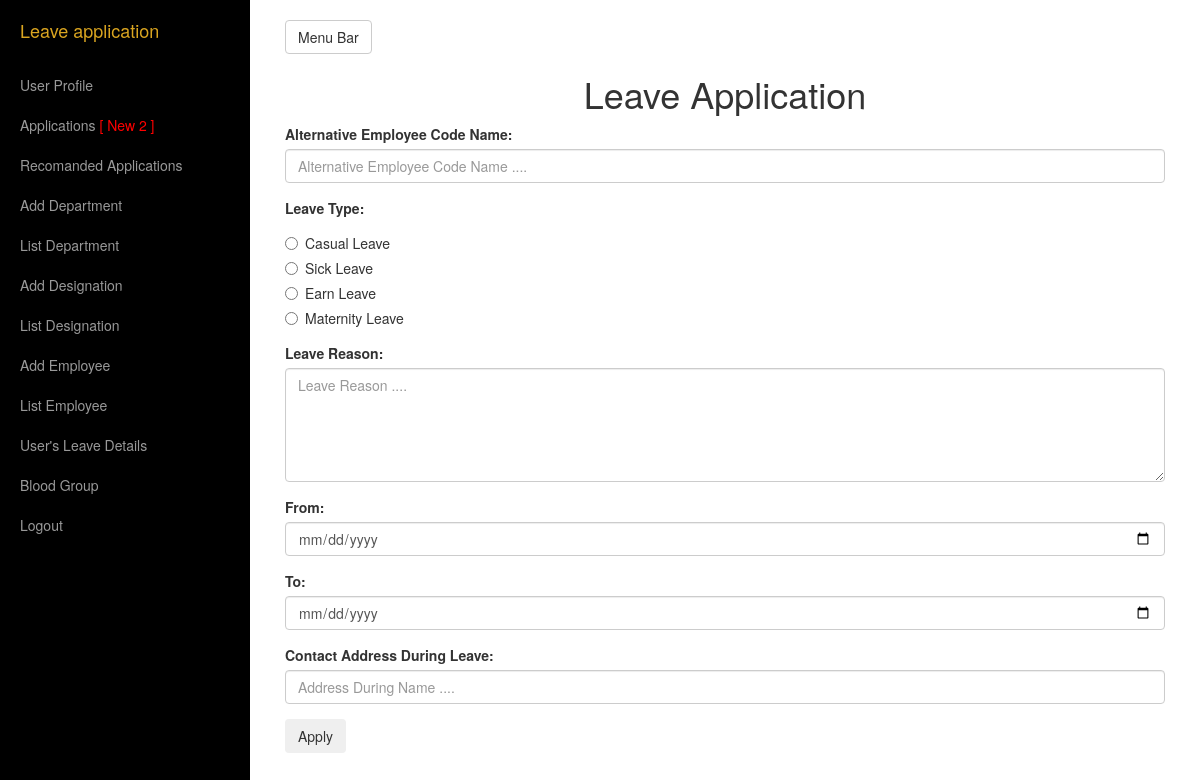
Page /view/LeaveApplication.php (signed in) on the committed database.
### tables this page shows
CREATE TABLE `leavedetails` (
  `lId` tinyint(4) NOT NULL,
  `lType` varchar(30) DEFAULT NULL,
  `lTotalDays` int(11) DEFAULT NULL,
  `lEmployeeCodeNumberWhoAddLeave` varchar(45) DEFAULT NULL
);

### model/DbOperationModel.php (called while the page is built, shortened)
<?php include("ConnectionModel.php"); ?>
<?php
	class DbOperation
	{
		function dbSelect($columnsName,$tablesName,$conditions)
		{
			$objConnection = new Connection();
			$objConnection->dbConnection();
			$con = $objConnection->con;
			$result = mysqli_query($con, "SELECT DISTINCT ".$columnsName." FROM ".$tablesName." WHERE ".$conditions);
			return $result;
		}
		function dbSelectAll($columnsName,$tablesName,$conditions)
		{
			$objConnection = new Connection();
			$objConnection->dbConnection();
			$con = $objConnection->con;
			$result = mysqli_query($con, "SELECT ".$columnsName." FROM ".$tablesName." WHERE ".$conditions);
			return $result;
		}
		function getForRecomandationNumber()
		{
			$objDbOperation = new DbOperation();
			$columnsName = "COUNT(lIsRecomanded)";
			$tablesName = "employeeleaveapplicationdetails";
			$conditions = "lIsRecomanded = 0";
			$result = $objDbOperation->dbSelectAll($columnsName,$tablesName,$conditions);
			return $result;
		}
		function getRecomandationNumber()
		{
			$objDbOperation = new DbOperation();
			$columnsName = "COUNT(lIsRecomanded)";
			$tablesName = "employeeleaveapplicationdetails";
			$conditions = "lIsRecomanded = 1 AND lIsApproved = 0";
			$result = $objDbOperation->dbSelectAll($columnsName,$tablesName,$conditions);
			return $result;
		}
	}
?>

### model/ConnectionModel.php (called while the page is built, shortened)
<?php
	class Connection
	{
		function dbConnection()
		{
			$serverName = "localhost";
			$userName = "root";
			$password = "";
			$con = mysqli_connect($serverName, $userName, $password);
			mysqli_select_db($con, "leaveapp");
			$this->con=$con;
		}
	}
?>

### model/LeaveApplicationModel.php (called while the page is built, shortened)
<?php include("DbOperationModel.php");?>
<?php
	class LeaveApplication extends DbOperation
	{
		function getLeaveType()
		{
			$objDbOperation = new DbOperation();
			$columnsName = "*";
			$tablesName = "leavedetails";
			$conditions = "1";
			$result = $objDbOperation->dbSelect($columnsName,$tablesName,$conditions);
			return $result;
		}
	}
?>

### view/LeaveApplication.php (the view, shortened to what this page needs)
<?php include("../model/LeaveApplicationModel.php");
	if(isset($_SESSION['officeUserName']))
	{
	if ($_SESSION['empType'] == 2 || $_SESSION['empType'] == 1)
	{
?>
		<!DOCTYPE html>
		<html lang="en">
		<head>
			<link href="../assets/bootstrap/css/bootstrap.min.css" rel="stylesheet">
			<link href="../assets/css/simple-sidebar.css" rel="stylesheet">
		</head>
		<body>
			<div id="wrapper">
				<div id="sidebar-wrapper">
					<ul class="sidebar-nav">
						<li class="sidebar-brand">
							<a href="LeaveApplication.php" style="color:#DAA520;">Leave application</a>
						</li>
						<li>
							<a href="UserProfile.php">User Profile</a>
						</li>
							<?php
							$objLeaveApplication = new LeaveApplication();
							$result = $objLeaveApplication->getForRecomandationNumber();
							while($row = mysqli_fetch_array($result))
							{
							?>
						<li>
							<a href="Applications.php">Applications <span style="color:red"><?php if($row['COUNT(lIsRecomanded)'] != 0){ ?>[ New <?php echo $row['COUNT(lIsRecomanded)']; ?> ]<?php } ?></span></a>
						</li>
							<?php
							}
							$objLeaveApplication = new LeaveApplication();
							$result = $objLeaveApplication->getRecomandationNumber();
							while($row = mysqli_fetch_array($result))
							{
							?>
						<li>
							<a href="RecomandedApplications.php">Recomanded Applications<span style="color:red"><?php if($row['COUNT(lIsRecomanded)'] != 0){ ?> [ New <?php echo $row['COUNT(lIsRecomanded)']; ?> ]<?php } ?></span></a>
						</li>
							<?php
							}
							?>
						<li>
							<a href="AddDepartment.php">Add Department</a>
						</li>
						<li>
							<a href="ListDepartment.php">List Department</a>
						</li>
						<li>
							<a href="AddDesignation.php">Add Designation</a>
						</li>
						<li>
							<a href="ListDesignation.php">List Designation</a>
						</li>
						<li>
							<a href="AddEmployee.php">Add Employee</a>
						</li>
						<li>
							<a href="ListEmployee.php">List Employee</a>
						</li>
						<li>
							<a href="UsersLeaveDetails.php">User's Leave Details</a>
						</li>
						<li>
							<a href="ListOfUserBlood.php">Blood Group</a>
						</li>
						<li>
							<a href="../controller/LogoutController.php">Logout</a>
						</li>
					</ul>
				</div>
				<div id="page-content-wrapper">
					<div class="container-fluid">
						<div class="row">
							<div class="col-lg-12">
								<a href="#menu-toggle" class="btn btn-default" id="menu-toggle">Menu Bar</a>
								<h1 align="center">Leave Application</h1>
								<?php
									if (isset($_SESSION['checkLeave']))
									{
										if($_SESSION['checkLeave'] == 1)
										{
											$empCodeName = $_SESSION['officeUserName'];
											$altEmpCodeName = $_SESSION['livAltEmpCode'];
											$empLeaveType = $_SESSION['livEmplivType'];
											$empLeaveReason = $_SESSION['livReason'];
											$empLeaveFrom = $_SESSION['livEmplivFrom'];
											$empLeaveTo = $_SESSION['livEmplivTo'];
											$empAddress = $_SESSION['livAddress'];
											$empLeaveDays = $_SESSION['LeaveDays'];
											unset($_SESSION['checkLeave']);
											unset($_SESSION['livAltEmpCode']);
											unset($_SESSION['livEmplivType']);
											unset($_SESSION['livReason']);
											unset($_SESSION['livEmplivFrom']);
											unset($_SESSION['livEmplivTo']);
											unset($_SESSION['livAddress']);
											unset($_SESSION['LeaveDays']);
											?>
											<form role="form" action="../controller/LeaveApplicationController.php" method="post" >
												<h3 align="center" class="text-warning">You Can Update Before Final Submission</h3>
												<div class="form-group">
													<label for="livDate">Date: </label>
													<input type="text" class="form-control" value="<?php echo date("l")." ".date("Y/m/d"); ?>" name="livDate" id="livDate" readonly>
												</div>
												<?php
													$objLeaveApplication = new LeaveApplication();
													$singleResult = $objLeaveApplication->getSingleEmpInfo($empCodeName);
													while ($empResult = mysqli_fetch_array($singleResult))
													{
													?>
												<div class="form-group">
													<label for="livEmpName">Employee Name: </label>
													<input type="text" class="form-control" value="<?php echo $empResult['eFirstName']." ".$empResult['eLastName']; ?>" name="livEmpName" id="livEmpName" readonly>
												</div>
												<div class="form-group">
													<label for="livEmpCode">Employee Code Name: </label>
													<input type="text" class="form-control" value="<?php echo $empResult['eEmployeeCodeNumber']; ?>" name="livEmpCode" id="livEmpCode" readonly>
												</div>
												<div class="form-group">
													<label for="livEmpDptName">Employee Department Name: </label>
													<input type="text" class="form-control" value="<?php echo $empResult['dptName']; ?>" name="livEmpDptName" id="livEmpDptName" readonly>
												</div>
												<div class="form-group">
													<label for="livEmpDesiName">Employee Designation Name: </label>
													<input type="text" class="form-control" value="<?php echo $empResult['desiDesignationName']; ?>" name="livEmpDesiName" id="livEmpDesiName" readonly>
												</div>
												<?php
													}
												?>
												<div class="form-group">
												<label for="livType">Leave Type: </label>
												<?php
													$objLeaveApplication = new LeaveApplication();
													$singleResult = $objLeaveApplication->getLeaveType();
													while ($empResult = mysqli_fetch_array($singleResult))
													{
													?>
														<div class="radio">
															<label><input type="radio" name="livType" value="<?php echo $empResult['lId']; ?>" required><?php echo $empResult['lType']; ?></label>
														</div>
													<?php
													}
													?>
												</div>
												<div class="form-group">
													<label for="livEmpAddress">Contact Address During Leave: </label>
													<input type="text" class="form-control" value="<?php echo $empAddress; ?>" name="livEmpAddress" id="livEmpAddress" required>
												</div>
												<div class="form-group">
													<label for="livEmpReason">Reason: </label>
													<input type="text" class="form-control" value="<?php echo $empLeaveReason; ?>" name="livEmpReason" id="livEmpReason" required>
												</div>
												<div class="form-group">
													<label for="livEmpFrom">From: </label>
													<input type="date" class="form-control" value="<?php echo $empLeaveFrom; ?>" name="livEmpFrom" id="livEmpFrom" required>
												</div>
												<div class="form-group">
													<label for="livEmpTo">To: </label>
													<input type="date" class="form-control" value="<?php echo $empLeaveTo; ?>" name="livEmpTo" id="livEmpTo" required>
												</div>
												<div class="form-group">
													<label for="livEmpPeriod">Period of Days: </label>
													<input type="text" class="form-control" value="<?php echo $empLeaveDays; ?>" name="livEmpPeriod" id="livEmpPeriod" required>
												</div>
												<?php
													$objLeaveApplication = new LeaveApplication();
													$singleResult = $objLeaveApplication->getSingleEmpInfo($altEmpCodeName);
													while ($empResult = mysqli_fetch_array($singleResult))
													{
													?>
												<div class="form-group">
													<label for="livAltEmployeeCode">Alternative Employee Code Name: </label>
													<input type="text" class="form-control" value="<?php echo $empResult['eEmployeeCodeNumber']; ?>" name="livAltEmployeeCode" id="livAltEmployeeCode" required>
												</div>
												<div class="form-group">
													<label for="livAltEmpName">Alternative Employee Name: </label>
													<input type="text" class="form-control" value="<?php echo $empResult['eFirstName']." ".$empResult['eLastName']; ?>" name="livAltEmpName" id="livAltEmpName" required>
												</div>
												<div class="form-group">
													<label for="livAltEmpDptName">Alternative Employee Department Name: </label>
													<input type="text" class="form-control" value="<?php echo $empResult['dptName']; ?>" name="livAltEmpDptName" id="livAltEmpDptName" required>
												</div>
												<div class="form-group">
													<label for="livAltEmpDesiName">Alternative Employee Designation Name: </label>
													<input type="text" class="form-control" value="<?php echo $empResult['desiDesignationName']; ?>" name="livAltEmpDesiName" id="livAltEmpDesiName" required>
												</div>
												<?php
													}
												?>
												<button type="submit" name="btnFinalSubmit" class="btn">Apply</button>
											</form>
										<?php
										}
										else
										{
											unset($_SESSION['checkLeave']);
											unset($_SESSION['livAltEmpCode']);
											unset($_SESSION['livEmplivType']);
											unset($_SESSION['livReason']);
											unset($_SESSION['livEmplivFrom']);
											unset($_SESSION['livEmplivTo']);
											unset($_SESSION['livAddress']);
											unset($_SESSION['LeaveDays']);
										}
									}
									else
									{
										?>
										<form role="form" action="../controller/LeaveApplicationController.php" method="post" >
											<?php
											if (isset($_SESSION['msgForApplication']))
											{
												if ($_SESSION['msgForApplication'] == 1)
												{
													unset($_SESSION['msgForApplication']);
													?>
													<h3 align="center" class="text-success">Your Application Is Successfully Placed</h3>
													<div class="form-group">
														<label for="livAltEmpCode">Alternative Employee Code Name: </label>
														<input type="text" class="form-control" placeholder="Alternative Employee Code Name ...." name="livAltEmpCode" id="livAltEmpCode" required>
													</div>
													<div class="form-group">
														<label for="livEmplivType">Leave Type: </label>
														<?php
															$objLeaveApplication = new LeaveApplication();
															$singleResult = $objLeaveApplication->getLeaveType();
															while ($empResult = mysqli_fetch_array($singleResult))
															{
															?>
																<div class="radio">
																	<label><input type="radio" name="livEmplivType" value="<?php echo $empResult['lId']; ?>" required><?php echo $empResult['lType']; ?></label>
																</div>
															<?php
															}
															?>
													</div>
													<div class="form-group">
														<label for="livReason">Leave Reason: </label>
														<textarea class="form-control" rows="5" placeholder="Leave Reason ...." name="livReason" id="livReason"required></textarea>
													</div>
													<div class="form-group">
														<label for="livEmplivFrom">From: </label>
														<input type="date" class="form-control" name="livEmplivFrom" id="livEmplivFrom" required>
													</div>
													<div class="form-group">
														<label for="livEmplivTo">To: </label>
														<input type="date" class="form-control" name="livEmplivTo" id="livEmplivTo" required>
													</div>
													<div class="form-group">
														<label for="livAddress">Contact Address During Leave: </label>
														<input type="text" class="form-control" placeholder="Address During Name ...." name="livAddress" id="livAddress" required>
													</div>
													<button type="submit" name="btnSubmit" class="btn">Apply</button>
												<?php
												}
												else
												{
													unset($_SESSION['msgForApplication']);
												}
											}
											else
											{
												?>
													<div class="form-group">
														<label for="livAltEmpCode">Alternative Employee Code Name: </label>
														<input type="text" class="form-control" placeholder="Alternative Employee Code Name ...." name="livAltEmpCode" id="livAltEmpCode" required>
													</div>
													<div class="form-group">
														<label for="livEmplivType">Leave Type: </label>
														<?php
															$objLeaveApplication = new LeaveApplication();
															$singleResult = $objLeaveApplication->getLeaveType();
															while ($empResult = mysqli_fetch_array($singleResult))
															{
															?>
																<div class="radio">
																	<label><input type="radio" name="livEmplivType" value="<?php echo $empResult['lId']; ?>" required><?php echo $empResult['lType']; ?></label>
																</div>
															<?php
															}
															?>
													</div>
													<div class="form-group">
														<label for="livReason">Leave Reason: </label>
														<textarea class="form-control" rows="5" placeholder="Leave Reason ...." name="livReason" id="livReason"required></textarea>
													</div>
													<div class="form-group">
														<label for="livEmplivFrom">From: </label>
														<input type="date" class="form-control" name="livEmplivFrom" id="livEmplivFrom" required>
													</div>
													<div class="form-group">
														<label for="livEmplivTo">To: </label>
														<input type="date" class="form-control" name="livEmplivTo" id="livEmplivTo" required>
													</div>
													<div class="form-group">
														<label for="livAddress">Contact Address During Leave: </label>
														<input type="text" class="form-control" placeholder="Address During Name ...." name="livAddress" id="livAddress" required>
													</div>
													<button type="submit" name="btnSubmit" class="btn">Apply</button>
												<?php
											}
												?>
										</form>
										<?php
									}
								?>
							</div>
						</div>
					</div>
				</div>
			</div>
		</body>
		</html>
		<?php
	}
	}
	else
	{
		header("Location:../");
	}
?>

### rows in the picture
leavedetails: lType "Casual Leave"
leavedetails: lType "Sick Leave"
leavedetails: lType "Earn Leave"
leavedetails: lType "Maternity Leave"

### other values in the picture
$row['COUNT(lIsRecomanded)'] "2"
